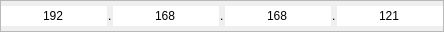
<?xml version="1.0" encoding="UTF-8"?>
<ui version="4.0">
 <class>IPAddressWidget</class>
 <widget class="QFrame" name="IPAddressWidget">
  <property name="geometry">
   <rect>
    <x>0</x>
    <y>0</y>
    <width>189</width>
    <height>32</height>
   </rect>
  </property>
  <property name="windowTitle">
   <string>IP address</string>
  </property>
  <property name="frameShape">
   <enum>QFrame::StyledPanel</enum>
  </property>
  <property name="frameShadow">
   <enum>QFrame::Sunken</enum>
  </property>
  <layout class="QHBoxLayout" name="pLayout" stretch="1,0,1,0,1,0,1">
   <property name="spacing">
    <number>1</number>
   </property>
   <property name="sizeConstraint">
    <enum>QLayout::SetDefaultConstraint</enum>
   </property>
   <property name="margin">
    <number>0</number>
   </property>
   <item>
    <widget class="QLineEdit" name="ip1">
     <property name="sizePolicy">
      <sizepolicy hsizetype="MinimumExpanding" vsizetype="Fixed">
       <horstretch>0</horstretch>
       <verstretch>0</verstretch>
      </sizepolicy>
     </property>
     <property name="text">
      <string>192</string>
     </property>
     <property name="maxLength">
      <number>3</number>
     </property>
     <property name="frame">
      <bool>false</bool>
     </property>
     <property name="alignment">
      <set>Qt::AlignCenter</set>
     </property>
    </widget>
   </item>
   <item>
    <widget class="QLabel" name="label1">
     <property name="text">
      <string>.</string>
     </property>
    </widget>
   </item>
   <item>
    <widget class="QLineEdit" name="ip2">
     <property name="sizePolicy">
      <sizepolicy hsizetype="MinimumExpanding" vsizetype="Fixed">
       <horstretch>0</horstretch>
       <verstretch>0</verstretch>
      </sizepolicy>
     </property>
     <property name="text">
      <string>168</string>
     </property>
     <property name="maxLength">
      <number>3</number>
     </property>
     <property name="frame">
      <bool>false</bool>
     </property>
     <property name="alignment">
      <set>Qt::AlignCenter</set>
     </property>
    </widget>
   </item>
   <item>
    <widget class="QLabel" name="label2">
     <property name="text">
      <string>.</string>
     </property>
    </widget>
   </item>
   <item>
    <widget class="QLineEdit" name="ip3">
     <property name="sizePolicy">
      <sizepolicy hsizetype="MinimumExpanding" vsizetype="Fixed">
       <horstretch>0</horstretch>
       <verstretch>0</verstretch>
      </sizepolicy>
     </property>
     <property name="text">
      <string>168</string>
     </property>
     <property name="maxLength">
      <number>3</number>
     </property>
     <property name="frame">
      <bool>false</bool>
     </property>
     <property name="alignment">
      <set>Qt::AlignCenter</set>
     </property>
    </widget>
   </item>
   <item>
    <widget class="QLabel" name="label3">
     <property name="text">
      <string>.</string>
     </property>
    </widget>
   </item>
   <item>
    <widget class="QLineEdit" name="ip4">
     <property name="sizePolicy">
      <sizepolicy hsizetype="MinimumExpanding" vsizetype="Fixed">
       <horstretch>0</horstretch>
       <verstretch>0</verstretch>
      </sizepolicy>
     </property>
     <property name="text">
      <string>121</string>
     </property>
     <property name="maxLength">
      <number>3</number>
     </property>
     <property name="frame">
      <bool>false</bool>
     </property>
     <property name="alignment">
      <set>Qt::AlignCenter</set>
     </property>
    </widget>
   </item>
  </layout>
 </widget>
 <resources/>
 <connections/>
</ui>
